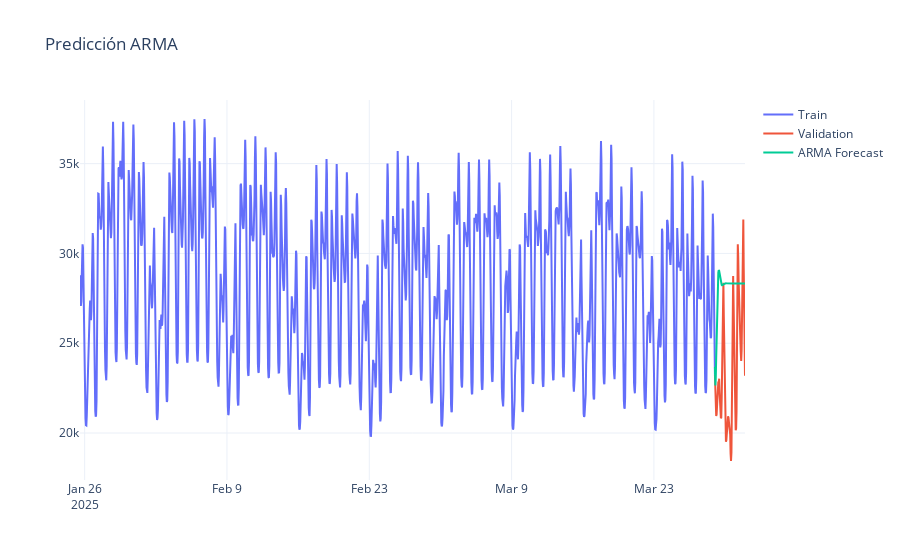

Here is the notebook cell this chart was saved with:
### Code cell
arma_forecast = best_model.predict(start=valid.index[0], end=valid.index[-1])

fig = go.Figure()
fig.add_trace(go.Scatter(x=train.index, y=train['value'], name='Train'))
fig.add_trace(go.Scatter(x=valid.index, y=valid['value'], name='Validation'))
fig.add_trace(go.Scatter(x=arma_forecast.index, y=arma_forecast, name='ARMA Forecast'))
fig.update_layout(title='Predicción ARMA', template='plotly_white', hovermode='x unified')
fig.show()
